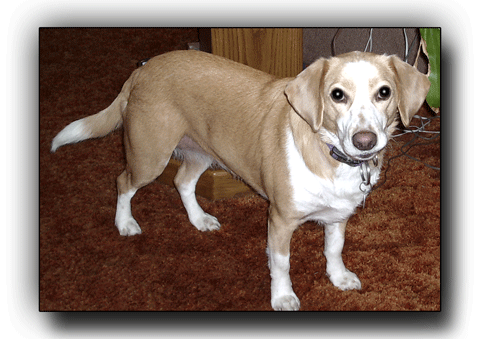
#> input picture tensorflow-tutorial/PetImages/Dog/10158.jpg, 480 x 339 px
$ jupyter execute img-import.ipynb
#> lines starting #> are read from the running program, lines starting #| are printed output that depends on the picture
[cell 1]
import numpy as np
import matplotlib.pyplot as plt
import os
import cv2
import random

[cell 2]
DIRECTORY = "./PetImages"
CATEGORIES = ["Dog","Cat"]

[cell 3]
def dog_cat_dataset(directory, categories, image_size):
#> called with directory = './PetImages', image_size = 100
    data_set = []
    for category in CATEGORIES:
        path = os.path.join(DIRECTORY, category)
        label = CATEGORIES.index(category)
        for img in os.listdir(path):
            try:
                img_array = cv2.imread(os.path.join(path,img), cv2.IMREAD_GRAYSCALE)
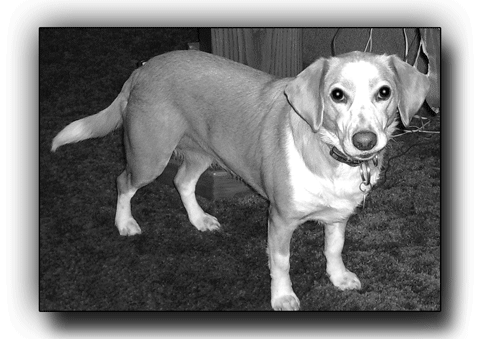
#> img_array: shape (339, 480); min 4, max 255, mean 119.8
                plt.imshow(img_array, cmap=plt.cm.gray)
                data_set.append([img_array, label])
            except Exception as e:
                pass
#> pass 2 of the loop in dog_cat_dataset, `for category in CATEGORIES:`:
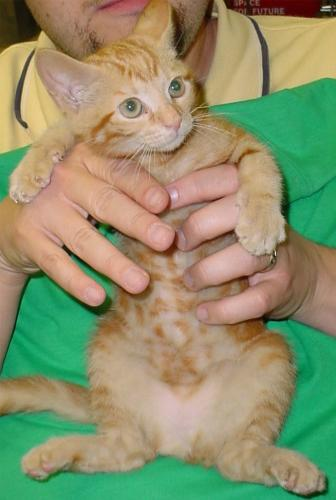
#> input picture tensorflow-tutorial/PetImages/Cat/1001.jpg, 336 x 500 px
#> in dog_cat_dataset, `img_array = cv2.imread(os.path.join(path,img), cv2.IMREAD_GRAYSCALE)`:
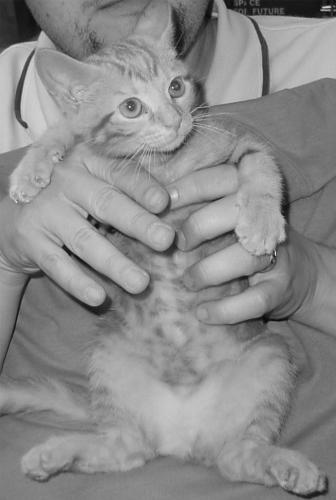
#> img_array: shape (500, 336); min 7, max 232, mean 139.4

[cell 4]
dog_cat_dataset(DIRECTORY, CATEGORIES, 100)
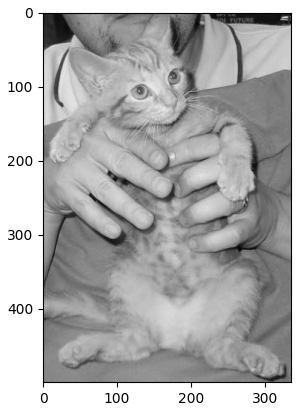
#> figure drawn by matplotlib, 1 panel
